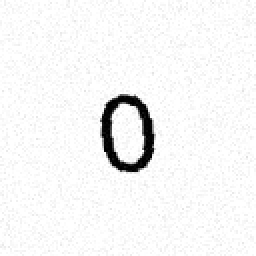
#> input picture ai_service/data/ocr_dataset/train/0/0_0016.png, 128 x 128 px (shown 2 times larger); its folder holds only this picture in this run
$ python -i generate_synthetic_ocr_data.py   (imports and definitions only)
#> lines starting #> are read from the running program, lines starting #| are printed output that depends on the picture
#> further down, picture is the input picture: PIL image 128x128 L; min 0, max 255, mean 245.2
"""
Generate synthetic OCR training data for CNN
Creates grayscale images of digits and characters for document OCR
"""
import os
import random
from PIL import Image, ImageDraw, ImageFont, ImageFilter
import numpy as np
from pathlib import Path
import argparse

# Constants
IMAGE_SIZE = (128, 128)
CHARSET = "0123456789ABCDEFGHIJKLMNOPQRSTUVWXYZ"
TRAIN_SAMPLES_PER_CLASS = 50  # Total: 50 * 36 = 1800 images
VAL_SAMPLES_PER_CLASS = 15    # Total: 15 * 36 = 540 images

# [56 lines left out: functions get_font, generate_character_image, not called in this run]

def apply_augmentations(img):
    """
    Apply random augmentations to simulate real-world OCR conditions.

    Augmentations:
    - Rotation (slight)
    - Scaling
    - Gaussian blur
    - Noise
    - Brightness/contrast variation
    """
    # Random rotation (-10 to +10 degrees)
    angle = random.uniform(-10, 10)
    img = img.rotate(angle, fillcolor=255)

    # Random scaling (90% to 110%)
    scale = random.uniform(0.9, 1.1)
    new_size = (int(IMAGE_SIZE[0] * scale), int(IMAGE_SIZE[1] * scale))
    img = img.resize(new_size, Image.Resampling.LANCZOS)
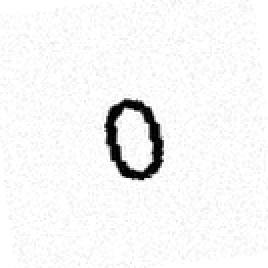
#> img: PIL image 134x134 L (shown 2 times larger); min 0, max 255, mean 245.2

    # Crop or pad to maintain size
    if scale > 1:
        # Crop center
        left = (new_size[0] - IMAGE_SIZE[0]) // 2
        top = (new_size[1] - IMAGE_SIZE[1]) // 2
        img = img.crop((left, top, left + IMAGE_SIZE[0], top + IMAGE_SIZE[1]))
#> img: PIL image 128x128 L
    elif scale < 1:
        # Pad with white
        new_img = Image.new('L', IMAGE_SIZE, color=255)
        left = (IMAGE_SIZE[0] - new_size[0]) // 2
        top = (IMAGE_SIZE[1] - new_size[1]) // 2
        new_img.paste(img, (left, top))
        img = new_img

    # Gaussian blur (occasional)
    if random.random() < 0.3:
        radius = random.uniform(0.5, 2.0)
        img = img.filter(ImageFilter.GaussianBlur(radius))

    # Add noise
    if random.random() < 0.5:
        img_array = np.array(img)
        noise = np.random.normal(0, random.uniform(5, 15), img_array.shape)
        img_array = np.clip(img_array + noise, 0, 255).astype(np.uint8)
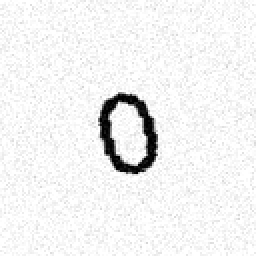
#> img_array: shape (128, 128) (shown 2 times larger); min 0, max 255, mean 241.5
        img = Image.fromarray(img_array)

    # Adjust brightness/contrast
    if random.random() < 0.4:
        from PIL import ImageEnhance
        enhancer = ImageEnhance.Brightness(img)
        img = enhancer.enhance(random.uniform(0.8, 1.2))

        enhancer = ImageEnhance.Contrast(img)
        img = enhancer.enhance(random.uniform(0.8, 1.3))

    return img

# [147 lines left out: functions generate_dataset, create_info_file, verify_dataset, main, not called in this run]

# [2 lines not run here, left out]

>>> from PIL import Image
>>> picture = Image.open('data/ocr_dataset/train/0/0_0016.png')
>>> result = apply_augmentations(picture)

$ run again, on ai_service/data/ocr_dataset/train/0/0_0027.png
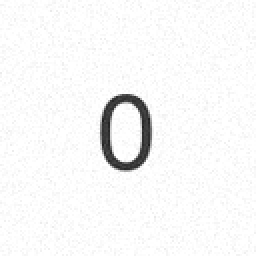
#> input picture ai_service/data/ocr_dataset/train/0/0_0027.png, 128 x 128 px (shown 2 times larger)
#> picture is the input picture: PIL image 128x128 L; min 29, max 255, mean 247.5
#> in apply_augmentations, `img = img.crop((left, top, left + IMAGE_SIZE[0], top + IMAGE_SIZE[1]))`:
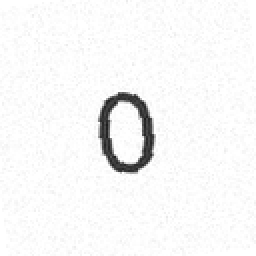
#> img: PIL image 128x128 L (shown 2 times larger); min 28, max 255, mean 246.8
#> in apply_augmentations, `img_array = np.clip(img_array + noise, 0, 255).astype(np.uint8)`:
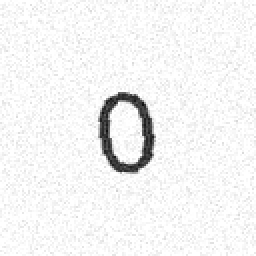
#> img_array: shape (128, 128) (shown 2 times larger); min 13, max 255, mean 243.6

$ run again, on ai_service/data/ocr_dataset/train/0/0_0038.png
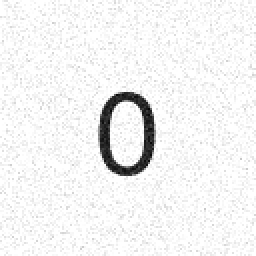
#> input picture ai_service/data/ocr_dataset/train/0/0_0038.png, 128 x 128 px (shown 2 times larger)
#> picture is the input picture: PIL image 128x128 L; min 2, max 255, mean 242.5
#> in apply_augmentations, `img = img.crop((left, top, left + IMAGE_SIZE[0], top + IMAGE_SIZE[1]))`:
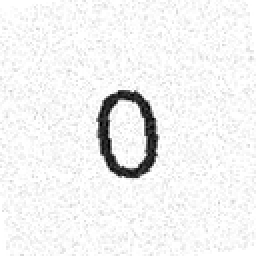
#> img: PIL image 128x128 L (shown 2 times larger); min 0, max 255, mean 241.4
#> in apply_augmentations, `img_array = np.clip(img_array + noise, 0, 255).astype(np.uint8)`:
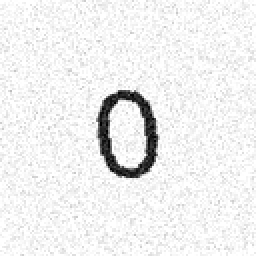
#> img_array: shape (128, 128) (shown 2 times larger); min 0, max 255, mean 238.9
